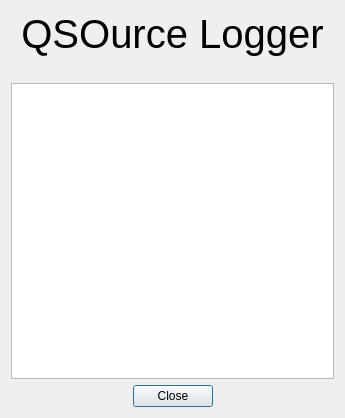
<?xml version="1.0" encoding="UTF-8"?>
<ui version="4.0">
 <class>Dialog</class>
 <widget class="QDialog" name="Dialog">
  <property name="geometry">
   <rect>
    <x>0</x>
    <y>0</y>
    <width>345</width>
    <height>418</height>
   </rect>
  </property>
  <property name="windowTitle">
   <string>About</string>
  </property>
  <layout class="QGridLayout" name="gridLayout">
   <item row="3" column="0">
    <widget class="QDialogButtonBox" name="buttonBox">
     <property name="orientation">
      <enum>Qt::Horizontal</enum>
     </property>
     <property name="standardButtons">
      <set>QDialogButtonBox::Close</set>
     </property>
     <property name="centerButtons">
      <bool>true</bool>
     </property>
    </widget>
   </item>
   <item row="2" column="0">
    <widget class="QTextBrowser" name="donors"/>
   </item>
   <item row="0" column="0">
    <widget class="QLabel" name="label">
     <property name="font">
      <font>
       <pointsize>30</pointsize>
      </font>
     </property>
     <property name="styleSheet">
      <string notr="true">color rgb(198, 70, 0);</string>
     </property>
     <property name="text">
      <string>QSOurce Logger</string>
     </property>
     <property name="alignment">
      <set>Qt::AlignCenter</set>
     </property>
    </widget>
   </item>
   <item row="1" column="0">
    <widget class="QLabel" name="label_logo">
     <property name="maximumSize">
      <size>
       <width>16777215</width>
       <height>16777215</height>
      </size>
     </property>
     <property name="text">
      <string/>
     </property>
     <property name="alignment">
      <set>Qt::AlignCenter</set>
     </property>
    </widget>
   </item>
  </layout>
 </widget>
 <resources/>
 <connections>
  <connection>
   <sender>buttonBox</sender>
   <signal>accepted()</signal>
   <receiver>Dialog</receiver>
   <slot>accept()</slot>
   <hints>
    <hint type="sourcelabel">
     <x>248</x>
     <y>254</y>
    </hint>
    <hint type="destinationlabel">
     <x>157</x>
     <y>274</y>
    </hint>
   </hints>
  </connection>
  <connection>
   <sender>buttonBox</sender>
   <signal>rejected()</signal>
   <receiver>Dialog</receiver>
   <slot>reject()</slot>
   <hints>
    <hint type="sourcelabel">
     <x>316</x>
     <y>260</y>
    </hint>
    <hint type="destinationlabel">
     <x>286</x>
     <y>274</y>
    </hint>
   </hints>
  </connection>
 </connections>
</ui>
